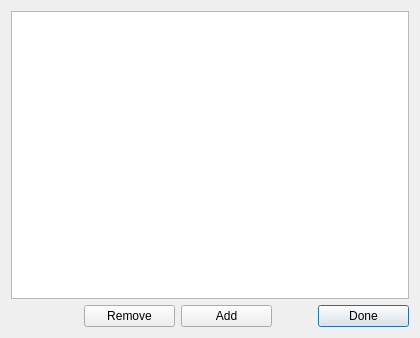
<?xml version="1.0" encoding="UTF-8"?>
<ui version="4.0">
 <class>DirectoriesDialog</class>
 <widget class="QDialog" name="DirectoriesDialog">
  <property name="geometry">
   <rect>
    <x>0</x>
    <y>0</y>
    <width>420</width>
    <height>338</height>
   </rect>
  </property>
  <property name="windowTitle">
   <string>Directories</string>
  </property>
  <layout class="QVBoxLayout" name="verticalLayout">
   <item>
    <widget class="QTreeView" name="treeView">
     <property name="editTriggers">
      <set>QAbstractItemView::DoubleClicked|QAbstractItemView::EditKeyPressed|QAbstractItemView::SelectedClicked</set>
     </property>
     <property name="uniformRowHeights">
      <bool>true</bool>
     </property>
     <attribute name="headerStretchLastSection">
      <bool>false</bool>
     </attribute>
    </widget>
   </item>
   <item>
    <layout class="QHBoxLayout" name="horizontalLayout">
     <item>
      <spacer name="horizontalSpacer">
       <property name="orientation">
        <enum>Qt::Horizontal</enum>
       </property>
       <property name="sizeHint" stdset="0">
        <size>
         <width>40</width>
         <height>20</height>
        </size>
       </property>
      </spacer>
     </item>
     <item>
      <widget class="QPushButton" name="removeButton">
       <property name="minimumSize">
        <size>
         <width>91</width>
         <height>0</height>
        </size>
       </property>
       <property name="maximumSize">
        <size>
         <width>16777215</width>
         <height>32</height>
        </size>
       </property>
       <property name="text">
        <string>Remove</string>
       </property>
      </widget>
     </item>
     <item>
      <widget class="QPushButton" name="addButton">
       <property name="minimumSize">
        <size>
         <width>91</width>
         <height>0</height>
        </size>
       </property>
       <property name="maximumSize">
        <size>
         <width>16777215</width>
         <height>32</height>
        </size>
       </property>
       <property name="text">
        <string>Add</string>
       </property>
      </widget>
     </item>
     <item>
      <spacer name="horizontalSpacer_2">
       <property name="orientation">
        <enum>Qt::Horizontal</enum>
       </property>
       <property name="sizeType">
        <enum>QSizePolicy::Fixed</enum>
       </property>
       <property name="sizeHint" stdset="0">
        <size>
         <width>40</width>
         <height>20</height>
        </size>
       </property>
      </spacer>
     </item>
     <item>
      <widget class="QPushButton" name="doneButton">
       <property name="sizePolicy">
        <sizepolicy hsizetype="Fixed" vsizetype="Fixed">
         <horstretch>0</horstretch>
         <verstretch>0</verstretch>
        </sizepolicy>
       </property>
       <property name="minimumSize">
        <size>
         <width>91</width>
         <height>0</height>
        </size>
       </property>
       <property name="maximumSize">
        <size>
         <width>16777215</width>
         <height>32</height>
        </size>
       </property>
       <property name="text">
        <string>Done</string>
       </property>
       <property name="default">
        <bool>true</bool>
       </property>
      </widget>
     </item>
    </layout>
   </item>
  </layout>
 </widget>
 <resources/>
 <connections/>
</ui>
